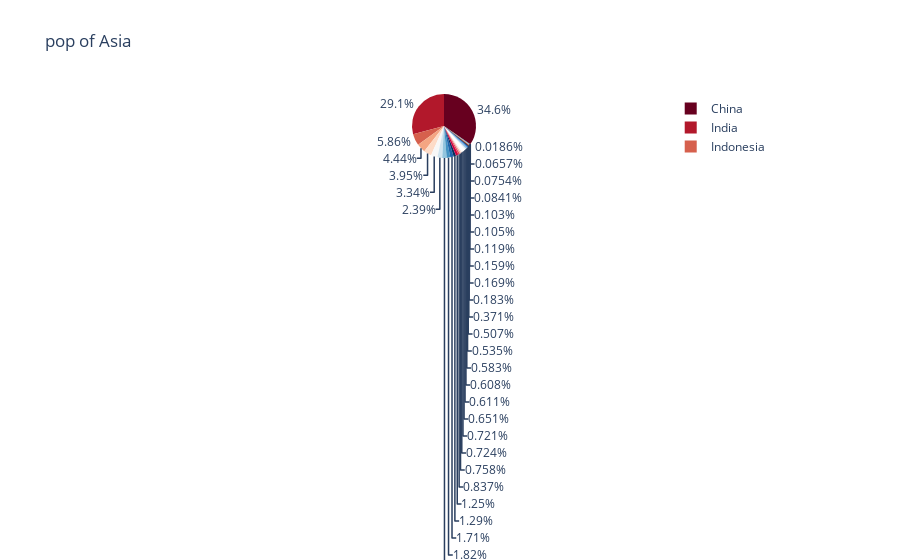

The code cell stored with this chart in its notebook:
### Markdown cell above
Pie charts

### Code cell
df_asia = px.data.gapminder().query("year == 2007").query("continent == 'Asia'")
px.pie(df_asia, values='pop', names='country', title='pop of Asia', color_discrete_sequence=px.colors.sequential.RdBu)

colors = ['blue', 'green', 'black', 'purple', 'red', 'brown']
fig = go.Figure(data=[go.Pie])

### Figure 1 — Plotly figure (JSON) as saved in the notebook; plotly's stock layout.template omitted (floating-point values rounded to 4 significant figures)
{"data": [{"domain": {"x": [0, 1], "y": [0, 1]}, "hovertemplate": "country=%{label}<br>pop=%{value}<extra></extra>", "labels": ["Afghanistan", "Bahrain", "Bangladesh", "Cambodia", "China", "Hong Kong, China", "India", "Indonesia", "Iran", "Iraq", "Israel", "Japan", "Jordan", "Korea, Dem. Rep.", "Korea, Rep.", "Kuwait", "Lebanon", "Malaysia", "Mongolia", "Myanmar", "Nepal", "Oman", "Pakistan", "Philippines", "Saudi Arabia", "Singapore", "Sri Lanka", "Syria", "Taiwan", "Thailand", "Vietnam", "West Bank and Gaza", "Yemen, Rep."], "legendgroup": "", "name": "", "showlegend": true, "type": "pie", "values": [31889923, 708573, 150448339, 14131858, 1318683096, 6980412, 1110396331, 223547000, 69453570, 27499638, 6426679, 127467972, 6053193, 23301725, 49044790, 2505559, 3921278, 24821286, 2874127, 47761980, 28901790, 3204897, 169270617, 91077287, 27601038, 4553009, 20378239, 19314747, 23174294, 65068149, 85262356, 4018332, 22211743]}], "layout": {"legend": {"tracegroupgap": 0}, "piecolorway": ["rgb(103,0,31)", "rgb(178,24,43)", "rgb(214,96,77)", "rgb(244,165,130)", "rgb(253,219,199)", "rgb(247,247,247)", "rgb(209,229,240)", "rgb(146,197,222)", "rgb(67,147,195)", "rgb(33,102,172)", "rgb(5,48,97)"], "title": {"text": "pop of Asia"}}}
